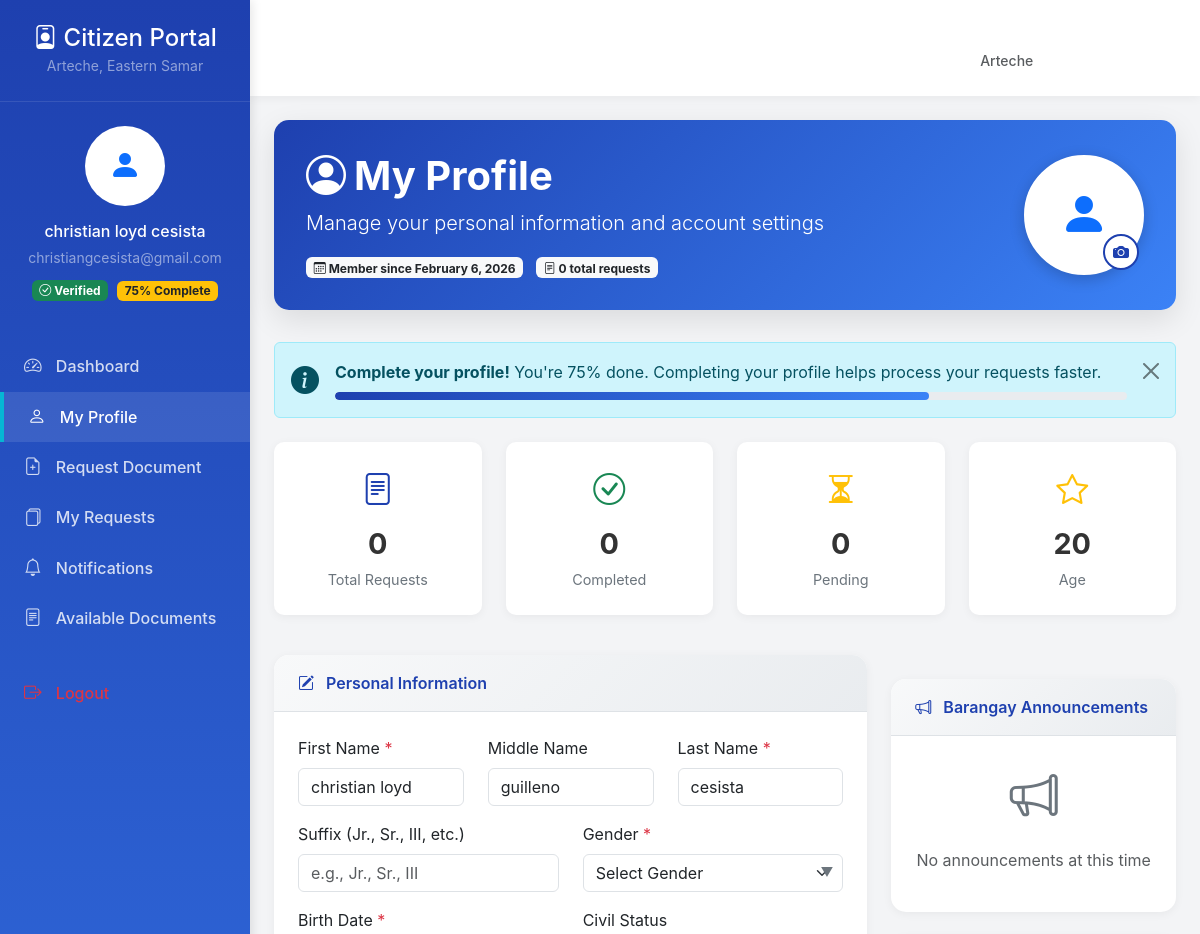
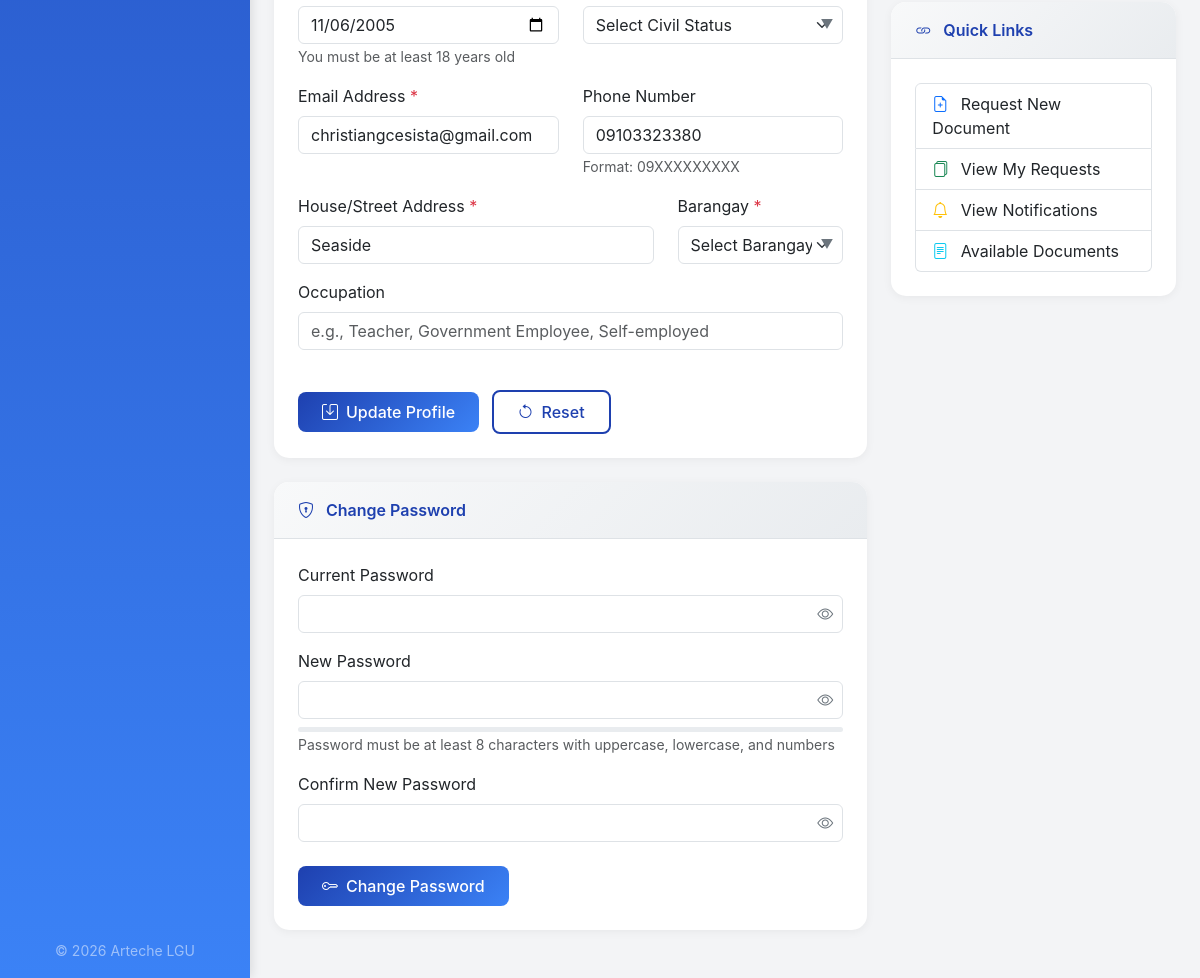
The page /app/citizen/citizen_profile.php (signed in) on the database its author committed (2 pictures, top to bottom).
### tables this page shows
CREATE TABLE `citizens` (
  `id` int(11) NOT NULL,
  `email` varchar(100) DEFAULT NULL,
  `phone` varchar(20) DEFAULT NULL,
  `password` varchar(255) DEFAULT NULL,
  `first_name` varchar(50) DEFAULT NULL,
  `last_name` varchar(50) DEFAULT NULL,
  `suffix` varchar(10) DEFAULT NULL,
  `middle_name` varchar(40) NOT NULL,
  `birth_date` date DEFAULT NULL,
  `gender` enum('Male','Female','Other','Prefer not to say') DEFAULT NULL,
  `civil_status` enum('Single','Married','Divorced','Separated','Widowed') DEFAULT NULL,
  `occupation` varchar(100) DEFAULT NULL,
  `address` text DEFAULT NULL,
  `barangay_id` int(11) DEFAULT NULL,
  `verification_code` varchar(10) DEFAULT NULL,
  `is_verified` tinyint(1) DEFAULT 0,
  `account_status` enum('Active','Inactive','Suspended') DEFAULT 'Active',
  `created_at` timestamp NOT NULL DEFAULT current_timestamp(),
  `updated_at` timestamp NULL DEFAULT NULL ON UPDATE current_timestamp(),
  `last_login` timestamp NULL DEFAULT NULL,
  `avatar` varchar(255) DEFAULT NULL
);

### app/citizen/citizen_profile.php (the view, shortened to what the rows shown need)
<?php
$session = new Session();
$citizen = $session->getCitizen();
$auth = new Auth();
$citizenData = $auth->getCitizen($citizen['id']);
$errors = [];
$birthDateValue = isset($citizenData['birth_date']) ? date('Y-m-d', strtotime($citizenData['birth_date'])) : '';
$age = '';
if (!empty($citizenData['birth_date'])) {
    $birth = new DateTime($citizenData['birth_date']);
    $now = new DateTime();
    $age = $birth->diff($now)->y;
}
$profileFields = [
    'first_name' => $citizenData['first_name'] ?? '',
    'last_name' => $citizenData['last_name'] ?? '',
    'email' => $citizenData['email'] ?? '',
    'phone' => $citizenData['phone'] ?? '',
    'birth_date' => $citizenData['birth_date'] ?? '',
    'gender' => $citizenData['gender'] ?? '',
    'address' => $citizenData['address'] ?? '',
    'barangay' => $citizenData['barangay'] ?? ''
];
$completedFields = 0;
foreach ($profileFields as $field) {
    if (!empty($field)) $completedFields++;
}
$profileCompletion = round(($completedFields / count($profileFields)) * 100);
?>
<!DOCTYPE html>
<html lang="en">
<head>
    <link href="https://cdn.jsdelivr.net/npm/bootstrap@5.3.1/dist/css/bootstrap.min.css" rel="stylesheet">
    <link rel="stylesheet" href="https://cdn.jsdelivr.net/npm/bootstrap-icons@1.10.0/font/bootstrap-icons.css">
</head>
<body>
    <nav class="sidebar" id="sidebar">
        <div class="px-3 py-4 text-center">
            <div class="mb-3">
                <?php if (!empty($citizenData['avatar']) && file_exists('../public/uploads/avatars/' . $citizenData['avatar'])): ?>
                    <img src="../public/uploads/avatars/<?= htmlspecialchars($citizenData['avatar']) ?>"
                        class="rounded-circle bg-white"
                        style="width: 80px; height: 80px; object-fit: cover;"
                        alt="Avatar">
                <?php else: ?>
                    <div class="rounded-circle bg-white d-inline-flex align-items-center justify-content-center"
                        style="width: 80px; height: 80px;">
                    </div>
                <?php endif; ?>
            </div>
            <h6 class="mb-1"><?= htmlspecialchars($citizen['first_name'] . ' ' . $citizen['last_name']) ?></h6>
            <small class="text-white-50"><?= htmlspecialchars($citizenData['email'] ?? $citizen['email']) ?></small>
            <div class="mt-2">
                <span class="badge bg-success">
                </span>
                <?php if ($profileCompletion < 100): ?>
                    <span class="badge bg-warning text-dark ms-1">
                    </span>
                <?php endif; ?>
            </div>
        </div>
    </nav>
    <div class="main-content">
        <div class="container-fluid p-4">
            <div class="profile-header">
                <div class="row align-items-center">
                    <div class="col-md-8">
                        <h1 class="display-6 fw-bold mb-2">
                            <i class="bi bi-person-circle me-2"></i>My Profile
                        </h1>
                    </div>
                </div>
            </div>
            <div class="row mb-4">
                <div class="col-md-3 col-6 mb-3">
                    <div class="stat-card">
                        <div class="stat-icon">
                            <i class="bi bi-star text-warning"></i>
                        </div>
                        <div class="stat-value"><?= $age ?: '--' ?></div>
                        <div class="stat-label">Age</div>
                    </div>
                </div>
            </div>
            <div class="row">
                <div class="col-lg-8">
                    <form method="POST" action="" class="profile-card" id="profileForm">
                        <div class="profile-card-body">
                            <div class="row">
                                <div class="col-md-4 mb-3">
                                    <label class="form-label">First Name <span class="text-danger">*</span></label>
                                    <input type="text"
                                        class="form-control <?= isset($errors['first_name']) ? 'is-invalid' : '' ?>"
                                        name="first_name"
                                        value="<?= htmlspecialchars($citizenData['first_name'] ?? '') ?>"
                                        required>
                                </div>
                                <div class="col-md-4 mb-3">
                                    <label class="form-label">Middle Name</label>
                                    <input type="text"
                                        class="form-control"
                                        name="middle_name"
                                        value="<?= htmlspecialchars($citizenData['middle_name'] ?? '') ?>">
                                </div>
                                <div class="col-md-4 mb-3">
                                    <label class="form-label">Last Name <span class="text-danger">*</span></label>
                                    <input type="text"
                                        class="form-control <?= isset($errors['last_name']) ? 'is-invalid' : '' ?>"
                                        name="last_name"
                                        value="<?= htmlspecialchars($citizenData['last_name'] ?? '') ?>"
                                        required>
                                </div>
                            </div>
                            <div class="row">
                                <div class="col-md-6 mb-3">
                                    <label class="form-label">Birth Date <span class="text-danger">*</span></label>
                                    <input type="date"
                                        class="form-control <?= isset($errors['birth_date']) ? 'is-invalid' : '' ?>"
                                        name="birth_date"
                                        value="<?= htmlspecialchars($birthDateValue) ?>"
                                        max="<?= date('Y-m-d', strtotime('-18 years')) ?>"
                                        required>
                                    <small class="text-muted">You must be at least 18 years old</small>
                                </div>
                            </div>
                            <div class="row">
                                <div class="col-md-6 mb-3">
                                    <label class="form-label">Email Address <span class="text-danger">*</span></label>
                                    <input type="email"
                                        class="form-control <?= isset($errors['email']) ? 'is-invalid' : '' ?>"
                                        name="email"
                                        value="<?= htmlspecialchars($citizenData['email'] ?? '') ?>"
                                        required>
                                </div>
                                <div class="col-md-6 mb-3">
                                    <label class="form-label">Phone Number</label>
                                    <input type="tel"
                                        class="form-control <?= isset($errors['phone']) ? 'is-invalid' : '' ?>"
                                        name="phone"
                                        value="<?= htmlspecialchars($citizenData['phone'] ?? '') ?>"
                                        placeholder="09XXXXXXXXX">
                                    <small class="text-muted">Format: 09XXXXXXXXX</small>
                                </div>
                            </div>
                            <div class="row">
                                <div class="col-md-8 mb-3">
                                    <label class="form-label">House/Street Address <span class="text-danger">*</span></label>
                                    <input type="text"
                                        class="form-control <?= isset($errors['address']) ? 'is-invalid' : '' ?>"
                                        name="address"
                                        value="<?= htmlspecialchars($citizenData['address'] ?? '') ?>"
                                        placeholder="House No., Street, Purok"
                                        required>
                                </div>
                            </div>
                        </div>
                    </form>
                </div>
            </div>
        </div>
    </div>
</body>
</html>

### rows shown on the page
citizens: first_name+last_name "christian loyd cesista", email "christiangcesista@gmail.com", birth_date "20", first_name "christian loyd", middle_name "guilleno", last_name "cesista", birth_date "11/06/2005", phone "09103323380", address "Seaside"

### other values the page prints
$profileCompletion "75"
$citizenData['barangay'] "Arteche"
$requestStats['total_requests'] "0"
$requestStats['completed_requests'] "0"
$requestStats['pending_requests'] "0"
